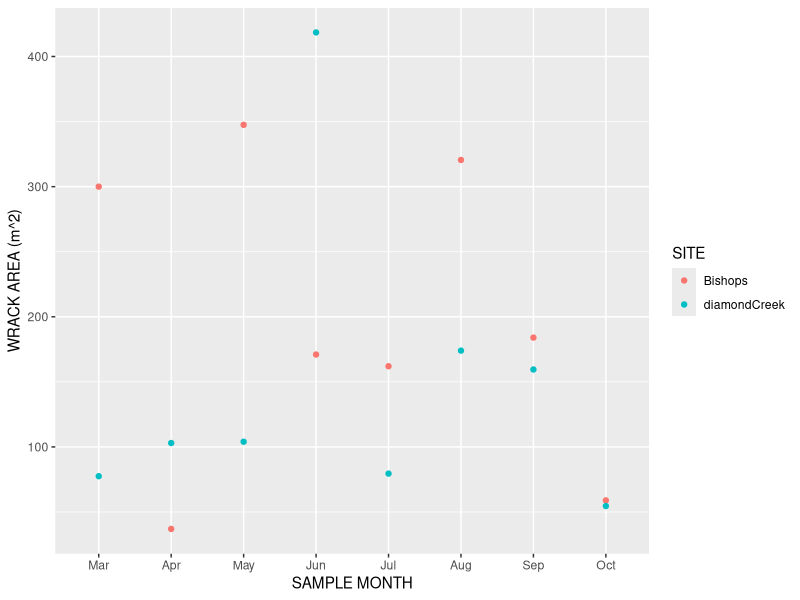
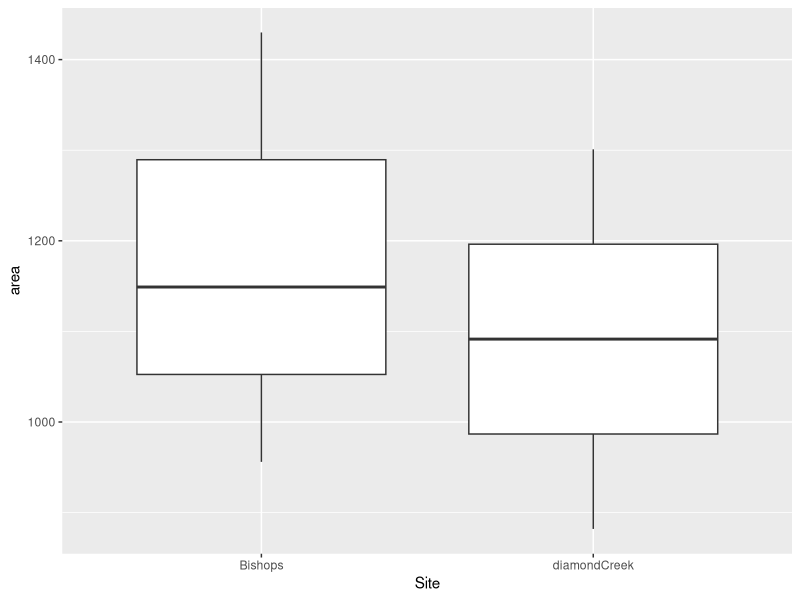

Write R code to recreate these figures, in order.
#++++++++++++++++++++++++++++++++++++++++++++++++++++++++++++++++++++++++++++++++++
#                                                                                ##
# KBay Wrack Analyses                                                            ##
# Data are current as of 2024-10-17                                              ##
# Data source: Ross Whippo/NOAA Edwin Viramontes SBB                             ##
# R code prepared by Ross Whippo                                                 ##  
# Last updated 2024-10-17                                                        ##
#                                                                                ##
#++++++++++++++++++++++++++++++++++++++++++++++++++++++++++++++++++++++++++++++++++

# SUMMARY:


# Required Files (check that script is loading latest version):
# wrackData.csv

# Associated Scripts:
# FILE.R

# TO DO 

# +++++++++++++++++++++++++++++++++++++++++++++++++++++++++++++++++++++++++++++++++
# TABLE OF CONTENTS                                                            ####
#                                                                                 +
# RECENT CHANGES TO SCRIPT                                                        +
# LOAD PACKAGES                                                                   +
# READ IN AND PREPARE DATA                                                        +
# MANIPULATE DATA                                                                 +
#                                                                                 +
#++++++++++++++++++++++++++++++++++++++++++++++++++++++++++++++++++++++++++++++++++

#++++++++++++++++++++++++++++++++++++++++++++++++++++++++++++++++++++++++++++++++++
# RECENT CHANGES TO SCRIPT                                                     ####
#++++++++++++++++++++++++++++++++++++++++++++++++++++++++++++++++++++++++++++++++++


#++++++++++++++++++++++++++++++++++++++++++++++++++++++++++++++++++++++++++++++++++
# LOAD PACKAGES                                                                ####
#++++++++++++++++++++++++++++++++++++++++++++++++++++++++++++++++++++++++++++++++++

library(tidyverse)
library(viridis)

#++++++++++++++++++++++++++++++++++++++++++++++++++++++++++++++++++++++++++++++++++
# READ IN AND PREPARE DATA                                                     ####
#++++++++++++++++++++++++++++++++++++++++++++++++++++++++++++++++++++++++++++++++++

wrackData <- read_csv("data/wrackData.csv") # current

old_data <- read_csv("data/2021_otg_wrack_sa_NORTH.csv") 

#++++++++++++++++++++++++++++++++++++++++++++++++++++++++++++++++++++++++++++++++++
# MANIPULATE DATA                                                              ####
#++++++++++++++++++++++++++++++++++++++++++++++++++++++++++++++++++++++++++++++++++

updated_old <- old_data %>%
  select(`SAMPLE MONTH`, SITE, `WRACK AREA (m^2)`) %>%
  mutate(SITE = case_when(SITE == "BB" ~ "Bishops",
                          SITE == "BP" ~ "diamondCreek")) %>%
  filter(SITE %in% c("Bishops", "diamondCreek"))

updated_new <- wrackData %>%
  group_by(Site) %>%
  summarise(mean_width = mean(wrackWidth)) %>%
  mutate(`WRACK AREA (m^2)` = (mean_width * 0.01) * 50) %>%
  mutate(`SAMPLE MONTH` = "Oct") %>%
  mutate(SITE = Site) %>%
  select(`SAMPLE MONTH`, `SITE`, `WRACK AREA (m^2)`)

all_update <- updated_old %>%
  bind_rows(updated_new) %>%
  mutate(`SAMPLE MONTH` = factor(`SAMPLE MONTH`, 
                                 levels = c("Mar",
                                            "Apr",
                                            "May",
                                            "Jun",
                                            "Jul",
                                            "Aug",
                                            "Sep",
                                            "Oct")))

ggplot(all_update) +
  geom_point(aes(x = `SAMPLE MONTH`, y = `WRACK AREA (m^2)`,
             color = SITE))

# calculate mean wrack surface area
wrackData %>%
  group_by(Site, Transect) %>%
  summarise(mean_width = mean(wrackWidth)) %>%
  mutate(area = 20 * ((mean_width * 0.01) * 50)) %>%
  ggplot() +
  geom_boxplot(aes(x = Site, y = area)) 

############### SUBSECTION HERE

####
#<<<<<<<<<<<<<<<<<<<<<<<<<<END OF SCRIPT>>>>>>>>>>>>>>>>>>>>>>>>#

# SCRATCH PAD ####